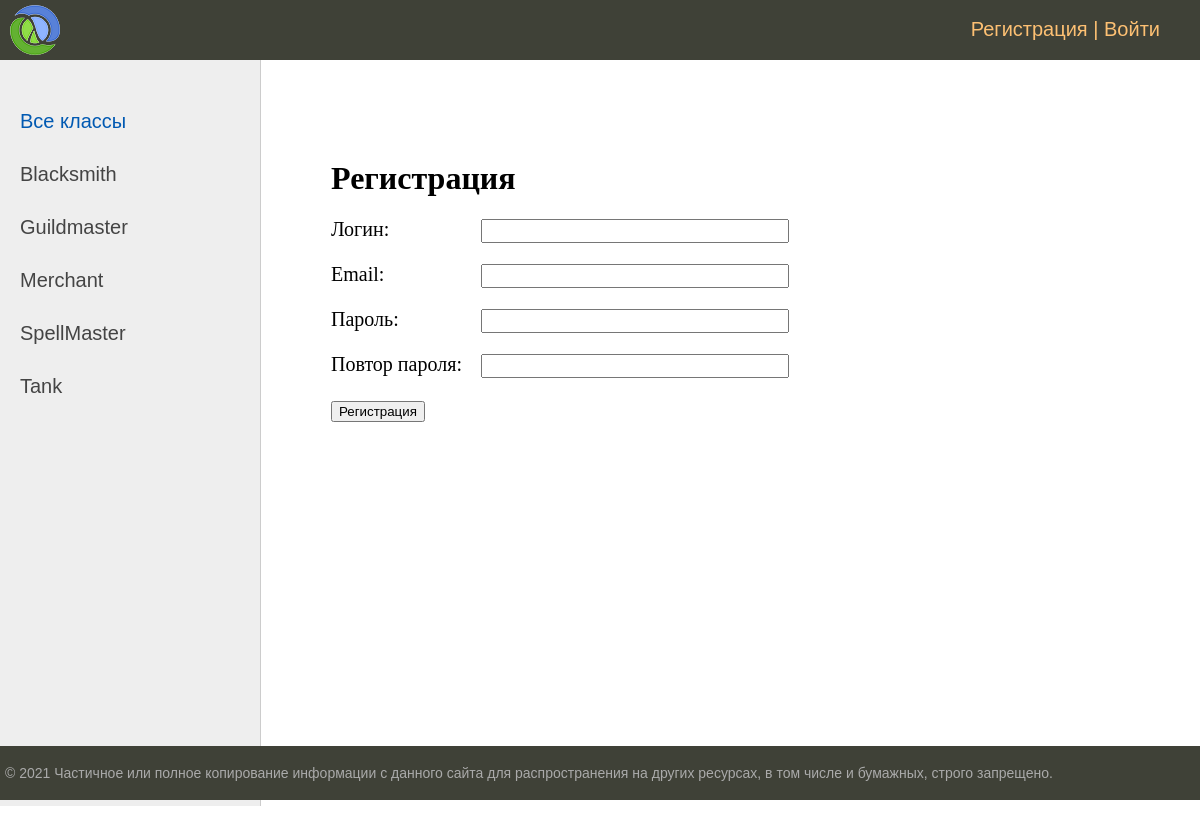
Screenshot of /register/ with the database file from the repository.
### ads/models.py (models this page shows, shortened)
class Category(models.Model):
    name = models.CharField(max_length=255, choices=POSITION)
    slug = models.SlugField(max_length=255, unique=True, verbose_name="URL")
    def get_absolute_url(self):
        return reverse('category', kwargs={'category_slug': self.slug})

### users/views.py (the view, shortened to what this page needs)
# urls.py: path('register/', UserRegister.as_view(), name='register'),
class UserRegister(DataMixin, CreateView):
    form_class = RegisterUserForm
    template_name = 'register.html'
    success_url = reverse_lazy('login')
    raise_exception = True
    def get_context_data(self, **kwargs):
        context = super().get_context_data(**kwargs)
        c_def = self.get_user_context(title='Регистрация')
        return dict(list(context.items()) + list(c_def.items()))

### users/forms.py
class RegisterUserForm(UserCreationForm):
    username = forms.CharField(label='Логин', widget=forms.TextInput(attrs={'class': 'form-input'}))
    email = forms.EmailField(label='Email', widget=forms.EmailInput(attrs={'class': 'form-input'}))
    password1 = forms.CharField(label='Пароль', widget=forms.PasswordInput(attrs={'class': 'form-input'}))
    password2 = forms.CharField(label='Повтор пароля', widget=forms.PasswordInput(attrs={'class': 'form-input'}))
    class Meta:
        model = User
        fields = ('username', 'email', 'password1', 'password2')

### ads/utils.py (called while the page is built)
        def get_user_context(self, **kwargs):
                context = kwargs
                categories = Category.objects.annotate(Count('post'))
                user_menu = menu.copy()
                if not self.request.user.is_authenticated:
                        user_menu.pop(0)
                context['menu'] = user_menu
                context['categories'] = categories
                if 'cat_selected' not in context:
                        context['cat_selected'] = 0
                return context

### templates/register.html (shortened to what this page needs)
{% extends 'base.html' %}
{% block content %}
<h1>{{title}}</h1>
<form method="post">
{% for f in form %}
<p><label class="form-label" for="{{ f.id_for_label }}">{{f.label}}: </label>{{ f }}</p>
{% endfor %}
    <button type="submit">Регистрация</button>
</form>
{% endblock %}

### templates/base.html (shortened to what this page needs)
{% load static %}
{% load custom_tags %}
<!DOCTYPE html>
<html>
<head>
	<link type="text/css" href="{% static 'css/styles.css' %}" rel="stylesheet" />
</head>
<body>
<table class="table-page" border=0 cellpadding="0" cellspacing="0">
<tr><td valign=top>
{% block mainmenu %}
		<div class="header">
			<ul id="mainmenu" class="mainmenu">
			<li class="logo"><a href="{% url 'post_list' %}"><div class="logo"></div></a></li>
				{% if request.user.is_authenticated %}
				<li class="last"> {{user.username}} | <a href="{% url 'logout' %}">Выйти</a></li>
				{% else %}
				<li class="last"><a href="{% url 'register' %}">Регистрация</a> | <a href="{% url 'login' %}">Войти</a></li>
				{% endif %}
			</ul>
		</div>
{% endblock mainmenu %}
<table class="table-content" border=0 cellpadding="0" cellspacing="0">
<tr>
	<td valign="top" class="left-chapters">
	<ul id="leftchapters">
{% if cat_selected == 0 %}
		<li class="selected">Все классы</li>
{% else %}
		<li><a href="{% url 'post_list' %}">Все классы</a></li>
{% endif %}
{% for c in categories %}
{% if c.post__count > 0  %}
	{% if c.pk == cat_selected %}
		<li class="selected">{{c.name}}</li>
	{% else %}
		<li><a href="{{c.get_absolute_url}}">{{c.name}}</a></li>
	{% endif %}
{% endif %}
{% endfor %}
	</ul>
</td>
<td valign="top" class="content">
	<div class="content-text">
{% block content %}
{% endblock %}
	</div>
</td></tr></table>
</td></tr>
<tr><td valign=top>
	<div id="footer">
		<p>&copy; 2021 Частичное или полное копирование информации с данного сайта для распространения на других ресурсах, в том числе и бумажных, строго запрещено.</p>
	</div>
</td></tr></table>
</body>
</html>

### static/css/styles.css (style rules this page uses)
html, body { font-family: 'Arial'; margin: 0; padding: 0; height: 100%; width: 100%; color: #444; }
a { color: #0059b2; text-decoration: none; }
.table-page { width: 100%; height: 100%; vertical-align: top; }
.table-page tr { height: 100%; }
.header { background: #3F4137; height: 60px; }
.logo { background: url('../images/logo.png') no-repeat 10px 5px; width: 70px; height: 60px; }
ul.mainmenu { list-style: none; margin: 0; padding: 0; height: 60px; color: #fdc073; font-size: 20px; overflow: hidden; }
ul.mainmenu li { float: left; margin: 18px 40px 0 30px; }
ul.mainmenu li.logo { margin: 0; }
ul.mainmenu li.last { float: right; }
ul.mainmenu li a { color: #fdc073; text-decoration: none; }
.table-content { width: 100%; min-height: 100%; height: 100%; }
.left-chapters { margin: 0; background: #eee; border-right: 1px solid #ccc; min-height: 100%; }
.left-chapters ul { width: 230px; min-height: 100%; margin: 0; padding: 20px 10px 10px 20px; list-style: none; font-size: 20px; }
.left-chapters ul li { margin: 30px 0 0 0; color: #999; }
.left-chapters ul li.selected { color: #0059b2; }
.left-chapters ul li a { color: #444; text-decoration: none; }
.content { padding: 40px 20px 20px 40px; width: 100%; box-sizing: border-box; }
.content-text { margin: 60px 0 0 30px; color: #000; font-size: 20px; font-family: Yandex Sans Display Light; }
.content-text h1 { font-size: 32px; }
#footer { box-sizing: border-box; background: #3F4137; padding: 5px; color: #aaa; font-size: 14px; font-family: Verdana, Geneva, Arial, Helvetica; text-align: left; overflow: hidden; }
.form-input { width: 300px; font-size: 16px; }
.form-label { display: inline-block; min-width: 150px; vertical-align: top; }

### rows the page displays
Category: name "Blacksmith"
Category: name "Guildmaster"
Category: name "Merchant"
Category: name "SpellMaster"
Category: name "Tank"

### other values shown
{{ title }} "Регистрация"
{{ f.label }} "Логин" "Email" "Пароль" "Повтор пароля"
